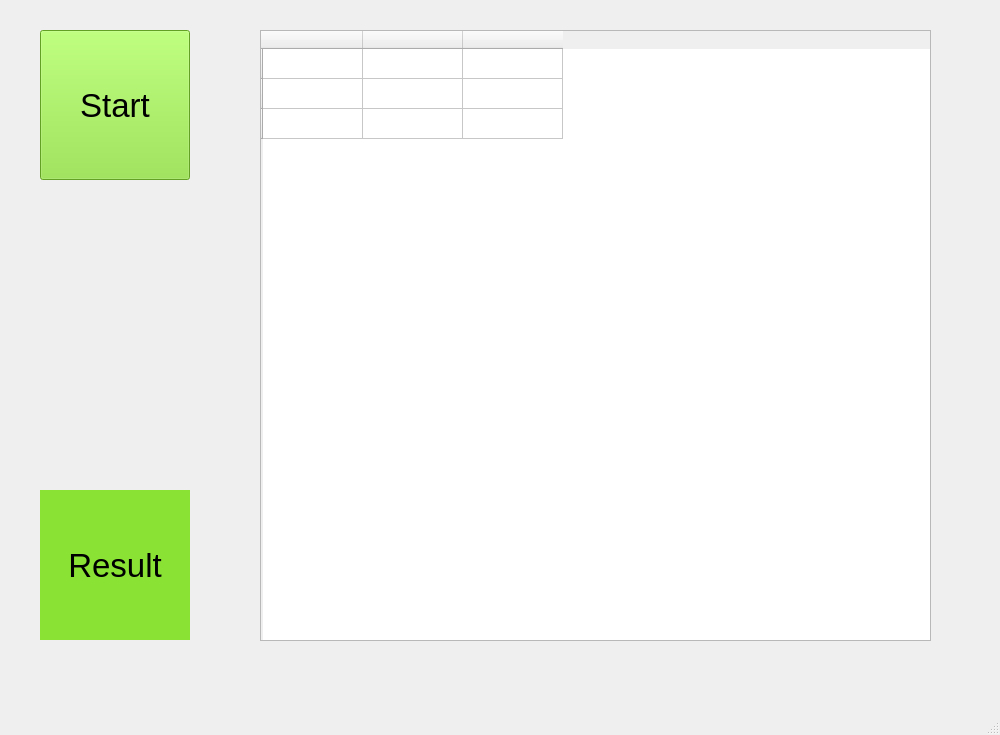
<?xml version="1.0" encoding="UTF-8"?>
<ui version="4.0">
 <class>MainWindow</class>
 <widget class="QMainWindow" name="MainWindow">
  <property name="geometry">
   <rect>
    <x>0</x>
    <y>0</y>
    <width>1000</width>
    <height>735</height>
   </rect>
  </property>
  <property name="windowTitle">
   <string>MainWindow</string>
  </property>
  <widget class="QWidget" name="centralwidget">
   <widget class="QTableWidget" name="tableWidget">
    <property name="geometry">
     <rect>
      <x>260</x>
      <y>30</y>
      <width>671</width>
      <height>611</height>
     </rect>
    </property>
    <property name="sizePolicy">
     <sizepolicy hsizetype="Preferred" vsizetype="Preferred">
      <horstretch>0</horstretch>
      <verstretch>0</verstretch>
     </sizepolicy>
    </property>
    <row>
     <property name="text">
      <string/>
     </property>
    </row>
    <row>
     <property name="text">
      <string/>
     </property>
    </row>
    <row>
     <property name="text">
      <string/>
     </property>
    </row>
    <column>
     <property name="text">
      <string/>
     </property>
    </column>
    <column>
     <property name="text">
      <string/>
     </property>
    </column>
    <column>
     <property name="text">
      <string/>
     </property>
     <property name="textAlignment">
      <set>AlignCenter</set>
     </property>
    </column>
    <item row="0" column="0">
     <property name="text">
      <string/>
     </property>
     <property name="textAlignment">
      <set>AlignCenter</set>
     </property>
    </item>
   </widget>
   <widget class="QPushButton" name="start_button">
    <property name="geometry">
     <rect>
      <x>40</x>
      <y>30</y>
      <width>150</width>
      <height>150</height>
     </rect>
    </property>
    <property name="font">
     <font>
      <pointsize>25</pointsize>
     </font>
    </property>
    <property name="styleSheet">
     <string notr="true">background-color: rgb(138, 226, 52);</string>
    </property>
    <property name="text">
     <string>Start</string>
    </property>
   </widget>
   <widget class="QLabel" name="result_label">
    <property name="geometry">
     <rect>
      <x>40</x>
      <y>490</y>
      <width>150</width>
      <height>150</height>
     </rect>
    </property>
    <property name="font">
     <font>
      <pointsize>25</pointsize>
     </font>
    </property>
    <property name="styleSheet">
     <string notr="true">background-color: rgb(138, 226, 52);</string>
    </property>
    <property name="text">
     <string>Result</string>
    </property>
    <property name="alignment">
     <set>Qt::AlignCenter</set>
    </property>
   </widget>
  </widget>
  <widget class="QMenuBar" name="menubar">
   <property name="geometry">
    <rect>
     <x>0</x>
     <y>0</y>
     <width>1000</width>
     <height>22</height>
    </rect>
   </property>
  </widget>
  <widget class="QStatusBar" name="statusbar"/>
 </widget>
 <resources/>
 <connections/>
</ui>
